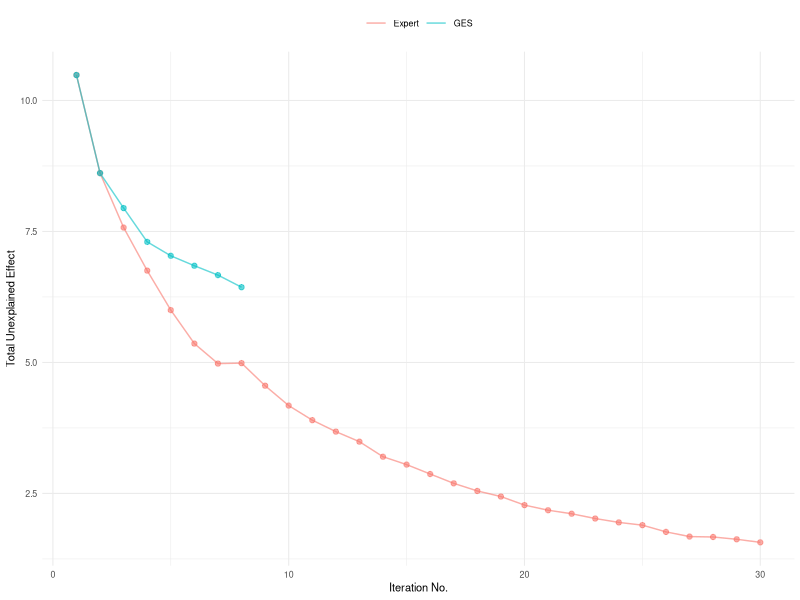
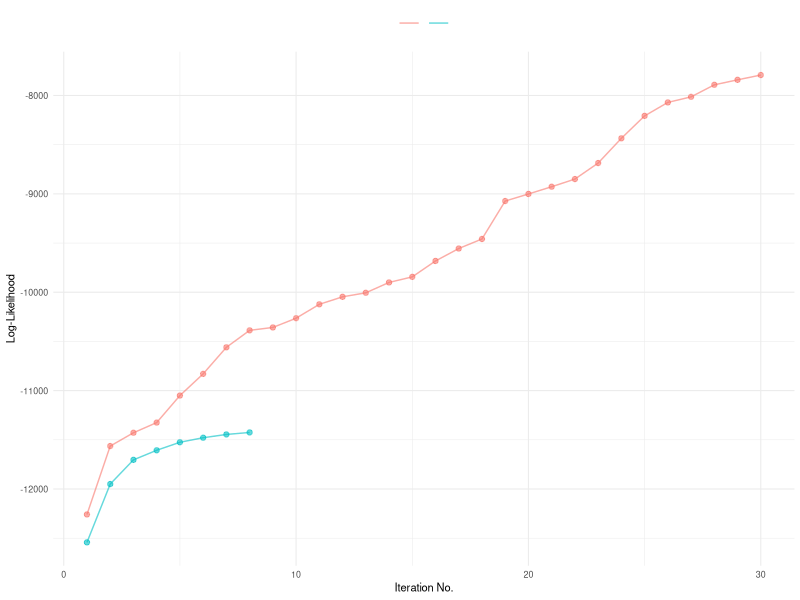

The R source for these figures, in order:
library(ggplot2)


d_expert <- read.csv('results/unexplained_effect.txt', header=F)
d_expert <- t(d_expert)
colnames(d_expert) <- c('pillai', 'll')
rownames(d_expert) <- seq(1, nrow(d_expert))
d_expert <- as.data.frame(d_expert)
d_expert <- cbind(d_expert, x=seq(1, nrow(d_expert)))
d_expert$algo <- 'Expert'

d_ges <- read.csv('results/ges_unexplained_effect.txt', header=F)
d_ges <- as.data.frame(t(d_ges))
colnames(d_ges) <- c('pillai', 'll')
rownames(d_ges) <- seq(1, nrow(d_ges))
d_ges <- cbind(d_ges, x=seq(1, nrow(d_ges)))
d_ges$algo <- 'GES'

d_results = rbind(d_expert, d_ges)

p_unexplained_effect <- ggplot(d_results, aes(x=x, y=pillai, color=algo)) +
	geom_line(alpha=0.6) +
	geom_point(alpha=0.6, show.legend=F) +
	theme_minimal(base_size=8) +
	labs(x="Iteration No.") +
	labs(y="Total Unexplained Effect") + 
	theme(legend.position='top',
	      legend.title=element_blank(),
	      legned.text=element_blank())

p_ll <- ggplot(d_results, aes(x=x, y=ll, color=algo)) +
	geom_line(alpha=0.6) +
	geom_point(alpha=0.6, show.legend=F) +
	theme_minimal(base_size=8) +
	labs(x="Iteration No.") +
	labs(y="Log-Likelihood") +
	theme(legend.position='top',
	      legend.title=element_blank(),
	      legend.text=element_blank())

ggsave('unexplained_effect.pdf', p_unexplained_effect, height=2.5, width=1.6, units='in')
ggsave('ll.pdf', p_ll, height=2.5, width=1.6, units='in')
